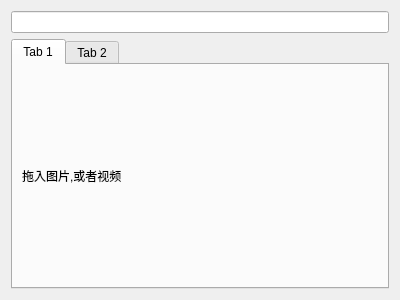
<?xml version="1.0" encoding="UTF-8"?>
<ui version="4.0">
 <class>DragUrlWidget</class>
 <widget class="QWidget" name="DragUrlWidget">
  <property name="geometry">
   <rect>
    <x>0</x>
    <y>0</y>
    <width>400</width>
    <height>300</height>
   </rect>
  </property>
  <property name="sizePolicy">
   <sizepolicy hsizetype="Ignored" vsizetype="Ignored">
    <horstretch>0</horstretch>
    <verstretch>0</verstretch>
   </sizepolicy>
  </property>
  <property name="windowTitle">
   <string>Form</string>
  </property>
  <layout class="QGridLayout" name="gridLayout">
   <item row="0" column="0">
    <widget class="QLineEdit" name="lineEdit">
     <property name="sizePolicy">
      <sizepolicy hsizetype="Ignored" vsizetype="Fixed">
       <horstretch>0</horstretch>
       <verstretch>0</verstretch>
      </sizepolicy>
     </property>
    </widget>
   </item>
   <item row="1" column="0">
    <widget class="QTabWidget" name="tabWidget">
     <property name="sizePolicy">
      <sizepolicy hsizetype="Ignored" vsizetype="Ignored">
       <horstretch>0</horstretch>
       <verstretch>0</verstretch>
      </sizepolicy>
     </property>
     <property name="currentIndex">
      <number>0</number>
     </property>
     <widget class="QWidget" name="tab">
      <attribute name="title">
       <string>Tab 1</string>
      </attribute>
      <layout class="QGridLayout" name="gridLayout_2">
       <item row="0" column="0">
        <widget class="QLabel" name="label">
         <property name="sizePolicy">
          <sizepolicy hsizetype="Ignored" vsizetype="Ignored">
           <horstretch>0</horstretch>
           <verstretch>0</verstretch>
          </sizepolicy>
         </property>
         <property name="text">
          <string>拖入图片,或者视频</string>
         </property>
        </widget>
       </item>
      </layout>
     </widget>
     <widget class="QWidget" name="tab_2">
      <attribute name="title">
       <string>Tab 2</string>
      </attribute>
     </widget>
    </widget>
   </item>
  </layout>
 </widget>
 <resources/>
 <connections/>
</ui>
